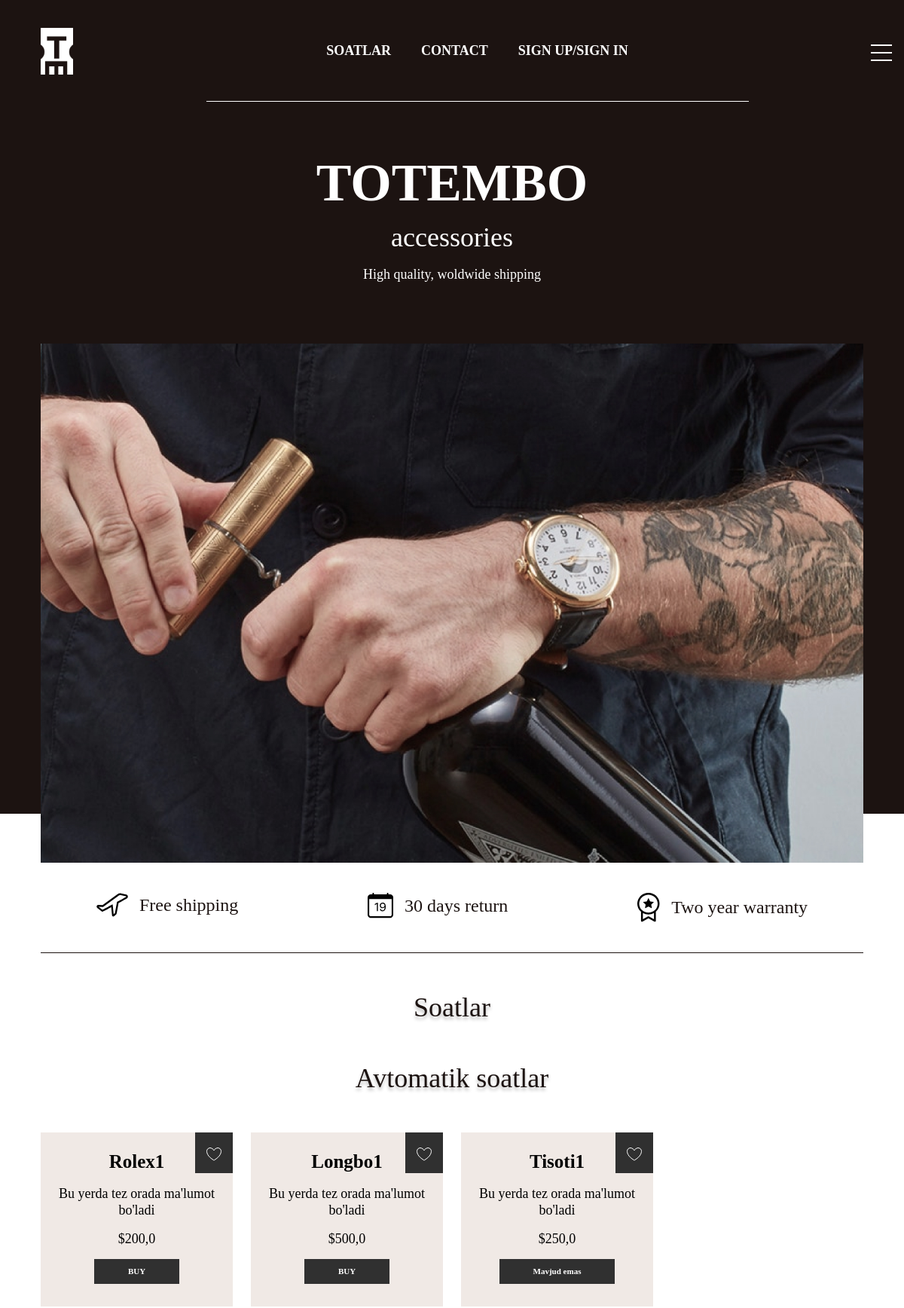
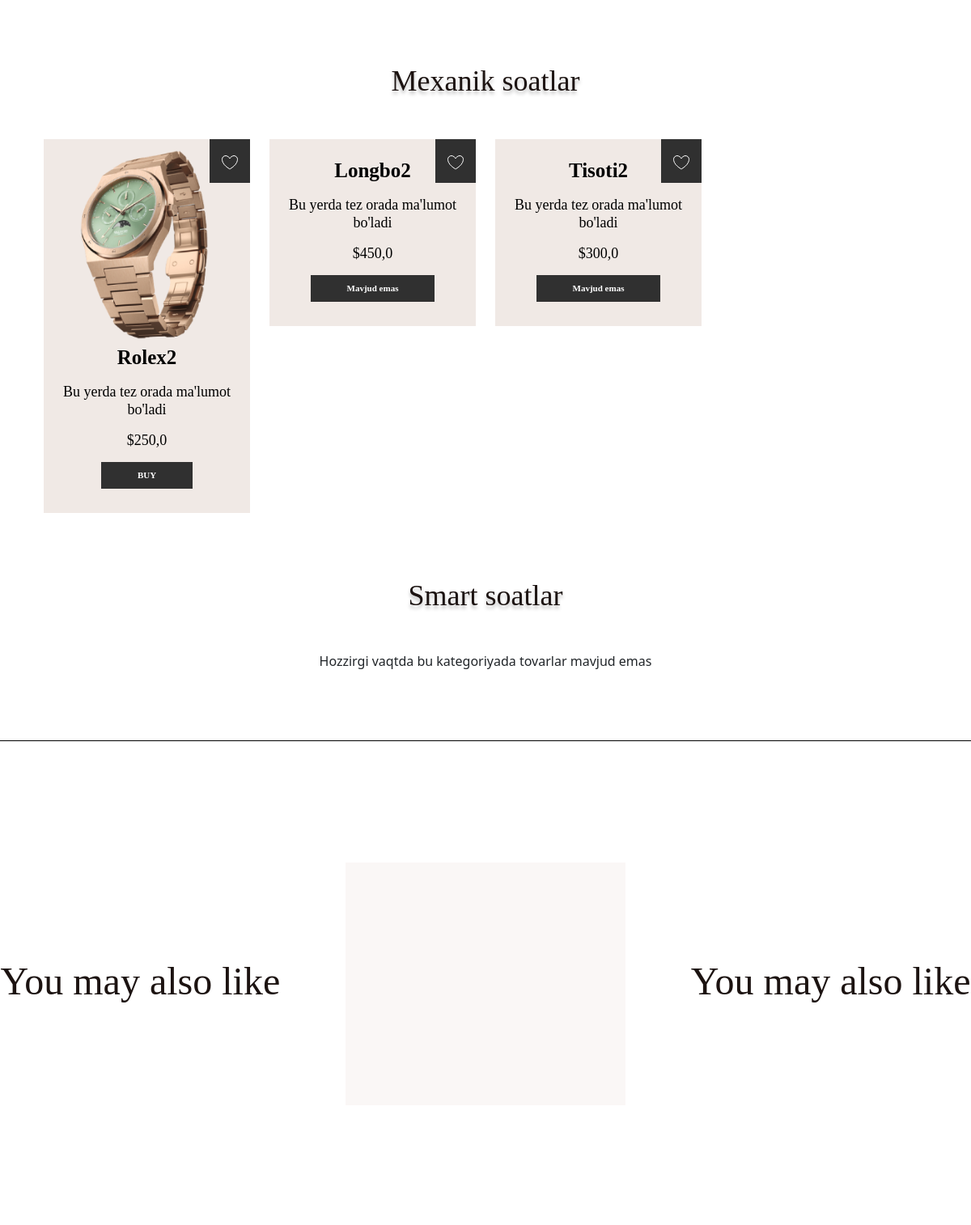
The page / (upper part) on the database its author committed (2 pictures, top to bottom).
### store/models.py (models this page shows, shortened)
class Category(models.Model):
    title = models.CharField(max_length=150, verbose_name="Kategoriya nomi")
    image = models.ImageField(upload_to='categories/', null=True, blank=True,
                              verbose_name="Rasmi")
    slug = models.SlugField(unique=True, null=True)
    parent = models.ForeignKey('self', on_delete=models.CASCADE, null=True, blank=True,
                               verbose_name="Kategoriya",
                               related_name='subcategories')
    def get_absolut_url(self):
        return reverse('category_detail', kwargs={'slug': self.slug})
    def get_image(self):
        if self.image:
            return self.image.url
        else:
            return 'https://sam.banketprofi.ru/i/7519-raskolbas/fotka-oformleniya-Restorany-Raskolbas--Krasnodara.jpg'
    class Meta:
        verbose_name = 'Kategoriya'
        verbose_name_plural = 'Kategoriyalar'

class Product(models.Model):
    title = models.CharField(max_length=255, verbose_name="Mahsulot nomi")
    price = models.FloatField(verbose_name="Narxi")
    created_at = models.DateTimeField(auto_now_add=True, verbose_name="Saytga qo'yilgan vaqti")
    quantity = models.IntegerField(default=0, verbose_name="Ombordagi soni")
    description = models.TextField(default="Bu yerda tez orada ma'lumot bo'ladi",
                                   verbose_name="Mahsulot haqida ma'lumot")
    category = models.ForeignKey(Category, on_delete=models.CASCADE, verbose_name="Kategoriya",
                                 related_name="products")
    slug = models.SlugField(unique=True, null=True)
    size = models.IntegerField(default=30, verbose_name="mm dagi o'lchami")
    color = models.CharField(max_length=30, default="Kumush", verbose_name="Rangi/Material")
    def get_absolut_url(self):
        return reverse('product_detail', kwargs={'slug': self.slug})
    def get_first_photo(self):
        if self.images:
            try:
                return self.images.first().image.url
            except:
                return 'https://stilsoft.ru/images/catalog/noup.png'
        else:
            return 'https://stilsoft.ru/images/catalog/noup.png'
    class Meta:
        verbose_name = 'Mahsulot'
        verbose_name_plural = 'Mahsulotlar'

class Gallery(models.Model):
    image = models.ImageField(upload_to='products/', verbose_name="Rasm")
    product = models.ForeignKey(Product, on_delete=models.CASCADE, related_name='images')
    class Meta:
        verbose_name = 'Rasm'
        verbose_name_plural = 'Rasmlar'

### store/views.py (the view)
# urls.py: path('', ProductList.as_view(), name='product_list'),
class ProductList(ListView):
    model = Product
    extra_context = {
        'title': "TOTEMBO bosh sahifasi"
    }
    template_name = 'store/product_list.html'
    context_object_name = 'categories'
    def get_queryset(self):
        categories = Category.objects.filter(parent=None)
        return categories

### store/templatetags/store_tags.py (called while the page is built)
@register.simple_tag
def get_categories():
    return Category.objects.filter(parent=None)

### store/templates/store/product_list.html (shortened to what this page needs)
{% extends 'base.html' %}
{% block main %}
<main>
    <div class="container">
        {% include 'store/components/_guarantees.html' %}
    </div>
    {% for category in categories %}
    <section class="products-section products_section-watches">
        <h2 class="main_title text-center">{{ category.title }}</h2>
        {% for cat in category.subcategories.all %}
        <div class="container">
            <h2 class="main_title text-center">{{ cat.title }}</h2>
            <div class="row">
                {% for product in cat.products.all %}
                {% include 'store/components/_product_card.html' %}
                {% empty %}
                <h3 class="h6" align="center">
                    Hozzirgi vaqtda bu kategoriyada tovarlar mavjud emas
                </h3>
                {% endfor %}
            </div>
        </div>
        {% endfor %}
    </section>
    {% endfor %}
    {% include 'store/components/_category_carousel.html' %}
</main>
{% endblock main %}

### templates/components/_header_nav_menu.html
{% load store_tags %}
<ul class="header_nav-menu d-flex justify-content-center flex-wrap text-center">
    {% get_categories as categories %}
    {% for category in categories %}
    <li class="header_nav-item">
        <a class="header_nav-link " href="{{ category.get_absolut_url }}">
            {{ category.title|upper }}
        </a>
    </li>
    {% endfor %}
    <li class="header_nav-item mt-3 mt-lg-0"><a class="header_nav-link " href="">CONTACT</a>
    </li>
    <li class="header_nav-item mt-3 mt-lg-0">
        {% if request.user.is_authenticated %}
        <a class="header_nav-link " href="{% url 'logout' %}">
            EXIT
        </a>
        {% else %}
        <a class="header_nav-link " href="{% url 'login_registration' %}">
            SIGN UP/SIGN IN
        </a>
        {% endif %}
    </li>
</ul>

### store/templates/store/components/_product_card.html (shortened to what this page needs)
{% load static %}
{% load store_tags %}
<div class="col-12 col-sm-6 col-md-4 col-lg-3">
                        <div class="product_card text-center">
                            {% if request.user.is_authenticated %}
                            {% get_favourite_products request.user as fav_products %}
                            {% endif %}
                            <div class="product_card-basket">
                                {% if product in fav_products and request.user.is_authenticated  %}
                                <a href="{% url 'add_favourite' product.slug %}" class="product_card_basket-link basket_icon">
                                    <img src="{% static 'store/images/like.png' %}" width="20" height="18">
                                </a>
                                {% else %}
                                <a href="{% url 'add_favourite' product.slug %}" class="product_card_basket-link basket_icon">
                                </a>
                                {% endif %}
                            </div>
                            <a class="product_card-detail" href="{{ product.get_absolut_url }}">
                                <div class="w-100">
                                    <img class="product_card-img img-fluid" src="{{ product.get_first_photo }}" alt="">
                                </div>
                                <div class="product_card-description">
                                    <p class="product_card-name">{{ product.title }}</p>
                                    <p class="product_card-desc">{{ product.description }}</p>
                                    <p class="product_card-price">${{ product.price }}</p>
                                </div>
                            </a>
                            {% if product.quantity > 0 %}
                            <a href="{% url 'to_cart' product.pk 'add' %}" class="product_card-btn">BUY</a>
                            {% else %}
                            <a href="" class="product_card-btn">Mavjud emas</a>
                            {% endif %}
                        </div>
                    </div>

### store/templates/store/components/_category_carousel.html (shortened to what this page needs)
<div class="owl-carousel">
    <div class="owl-carousel_block">
        <h3 class="owl-carousel_block-title">You may also like</h3>
    </div>
    {% for category in categories %}
    <div class="owl-carousel_block owl-carousel_block-bg">
    </div>
    {% endfor %}
</div>

### store/static/store/style/style.css (style rules this page uses)
ul, li { padding: 0; margin: 0; }
a, li { text-decoration: none; list-style: none; }
.main_title { font-family: Montserrat; font-weight: normal; font-size: 36px; line-height: 44px; color: #1C1311; margin-top: 50px; margin-bottom: 50px; text-shadow: 0 4px 4px rgba(0, 0, 0, 0.25); }
.header_nav-item { list-style: none; }
.header_nav-link { font-family: Montserrat; font-weight: 600; font-size: 18px; color: #fff; line-height: 22px; margin: 0 20px; text-decoration: none; }
.header_nav-menu { border-bottom: 1px solid white; padding: 55px 0; }
.products_section-watches { padding-bottom: 80px; border-bottom: 1px solid black; }
.product_card { position: relative; box-sizing: border-box; background: #F0E9E5; margin-bottom: 30px; transition: all 1s; padding-bottom: 30px; }
.product_card-description { padding: 0 15px; }
.product_card-name { font-family: Montserrat; font-weight: 600; font-size: 25px; line-height: 30px; color: #000000; }
.product_card-desc { font-family: Montserrat; font-weight: normal; font-size: 18px; line-height: 22px; color: #000000; }
.product_card-price { font-family: Montserrat; font-style: normal; font-weight: normal; font-size: 18px; line-height: 22px; color: #000000; }
.product_card-btn { display: inline-block; padding: 10px 45px; background: #303030; font-family: Montserrat; font-style: normal; font-weight: bold; font-size: 11px; line-height: 13px; color: #FFFFFF; transition: all 0.5s; }
.product_card_basket-link { position: absolute; top: 0; right: 0; display: block; padding: 15px; background: #303030; }
.owl-carousel { height: 300px; margin-top: 150px; margin-bottom: 150px; }
.owl-carousel_block { height: 300px; display: flex; align-items: center; justify-content: center; transition: all 1s; }
.owl-carousel_block-bg { background-color: rgba(205, 178, 166, 0.1); }
.owl-carousel_block-title { font-family: Montserrat; font-style: normal; font-weight: 300; font-size: 48px; line-height: 59px; color: #1C1311; }

### rows shown on the page
Category: title "SOATLAR", title "Soatlar"
Category: title "Avtomatik soatlar"
Product: title "Rolex1", description "Bu yerda tez orada ma'lumot bo'ladi", price "200,0", quantity "BUY"
Product: title "Longbo1", description "Bu yerda tez orada ma'lumot bo'ladi", price "500,0", quantity "BUY"
Product: title "Tisoti1", description "Bu yerda tez orada ma'lumot bo'ladi", price "250,0", quantity "Mavjud emas"
Category: title "Mexanik soatlar"
Product: get_first_photo (picture), title "Rolex2", description "Bu yerda tez orada ma'lumot bo'ladi", price "250,0", quantity "BUY"
Product: title "Longbo2", description "Bu yerda tez orada ma'lumot bo'ladi", price "450,0", quantity "Mavjud emas"
Product: title "Tisoti2", description "Bu yerda tez orada ma'lumot bo'ladi", price "300,0", quantity "Mavjud emas"
Category: title "Smart soatlar"
